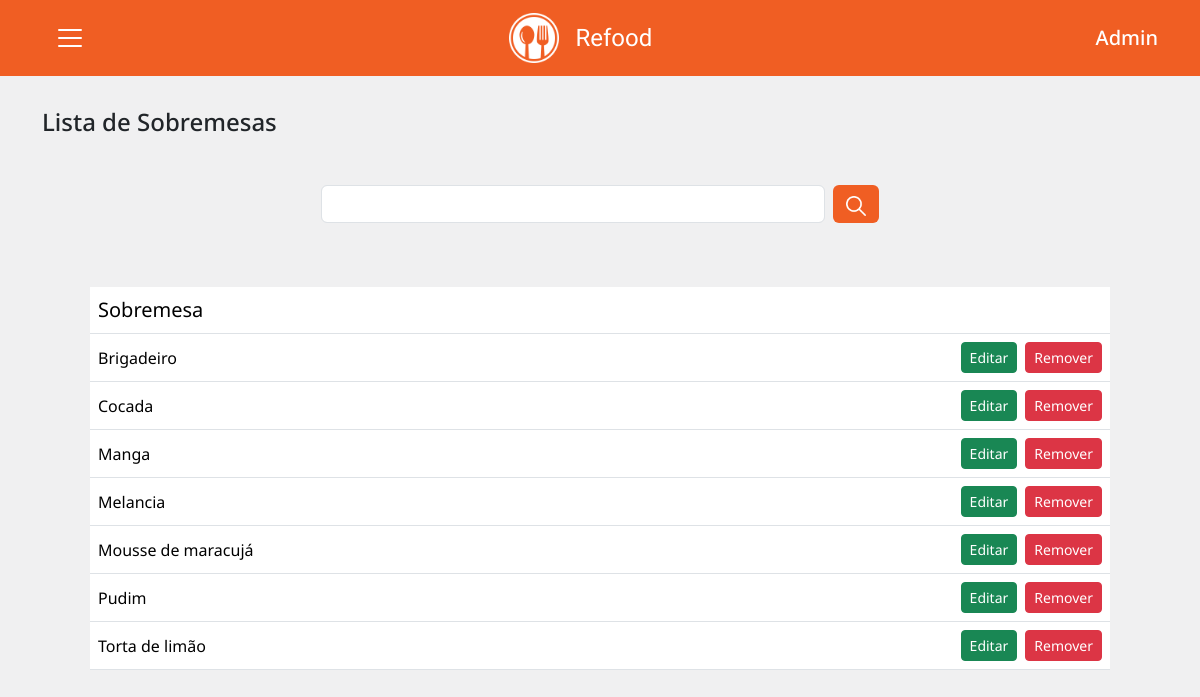
Screenshot of /admin/form_lista_sobremesas.php (signed in) with the database file from the repository.
### tables this page shows
CREATE TABLE `sobremesas` (
  `idsobremesa` int NOT NULL AUTO_INCREMENT,
  `sobremesa` varchar(255) DEFAULT NULL,
  PRIMARY KEY (`idsobremesa`)
);

### models/SobremesaModel.php (called while the page is built, shortened)
<?php
    class SobremesaModel {
        function consultarSobremesas() {
            $conexao = ConexaoBD::getConexao();
            $sql = "select * from sobremesas order by sobremesa asc";
            $resultado = $conexao->query($sql);
            return $resultado->fetchAll(PDO::FETCH_ASSOC);
        }
    }

### admin/form_lista_sobremesas.php (the view, shortened to what this page needs)
<?php
    include "incs/header.php";
    require_once "../models/SobremesaModel.php";
    $sobremesaModel = new sobremesaModel();
    if (isset($_GET['chave'])) {
        $sobremesas = $sobremesaModel->consultarSobremesasPorChave($_GET['chave']);
    } else {
        $sobremesas = $sobremesaModel->consultarSobremesas();
    }
?>
    <div class="container form py-5">
        <h4>Lista de Sobremesas</h4>
        <form action="" class="mt-5 mb-3 container w-50 border-0 p-0">
            <div class="d-flex justify-content-between">
                <input type="text" class="form-control m-0 me-2" name="chave" id="chaveId">
                <button type="submit" class="btn btn-orange text-light m-0"><img src="../img/search.png" height="20px"></button>
            </div>
        </form>
        <div class="container p-5">
            <table class="table table-hover rounded">
                <thead>
                    <tr>
                        <th class="fs-5">Sobremesa</th>
                        <th class="fs-5"></th>
                    </tr>
                </thead>
                <tbody>
                    <?php
                        $i = 0;
                        foreach ($sobremesas as $sobremesa):
                            $i++;
                    ?>
                            <tr>
                                <td class="align-middle"><?=$sobremesa['sobremesa']?></td>
                                <td class="d-flex justify-content-end">
                                    <a href="form_edita_sobremesa.php?idsobremesa=<?=$sobremesa['idsobremesa']?>" class="btn btn-success btn-sm me-2">Editar</a>
                                    <button type="button" class="btn btn-danger btn-sm" data-bs-toggle="modal" data-bs-target="#modalRemover<?=$i?>">
                                        Remover
                                    </button>
                                </td>
                            </tr>
                    <?php
                        endforeach;
                    ?>
                </tbody>
            </table>
        </div>
    </div>
<?php
    include "incs/footer.php";
?>

### admin/css/style.css (style rules this page uses)
:root { --cor-1: #f05e23; --cor-2: #ec8962; }
* { font-family: "Noto Sans", sans-serif; font-optical-sizing: auto; font-weight: 400; font-style: normal; font-variation-settings: "wdth" 100; }
.form { margin-top: 60px; }
.btn-orange { background-color: var(--cor-1); color: #ffffff; }

### rows the page displays
sobremesas: sobremesa "Brigadeiro"
sobremesas: sobremesa "Cocada"
sobremesas: sobremesa "Manga"
sobremesas: sobremesa "Melancia"
sobremesas: sobremesa "Mousse de maracujá"
sobremesas: sobremesa "Pudim"
sobremesas: sobremesa "Torta de limão"
